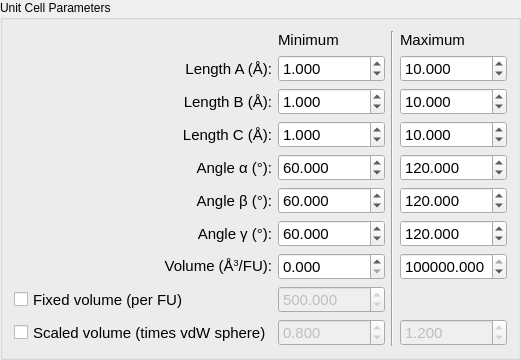
    <widget class="QGroupBox" name="groupBox">
     <property name="sizePolicy">
      <sizepolicy hsizetype="Preferred" vsizetype="Minimum">
       <horstretch>0</horstretch>
       <verstretch>0</verstretch>
      </sizepolicy>
     </property>
     <property name="minimumSize">
      <size>
       <width>0</width>
       <height>300</height>
      </size>
     </property>
     <property name="title">
      <string>Unit Cell Parameters</string>
     </property>
     <layout class="QGridLayout" name="gridLayout_3">
      <item row="3" column="3">
       <widget class="QDoubleSpinBox" name="spin_c_max">
        <property name="sizePolicy">
         <sizepolicy hsizetype="Minimum" vsizetype="Preferred">
          <horstretch>0</horstretch>
          <verstretch>0</verstretch>
         </sizepolicy>
        </property>
        <property name="font">
         <font>
          <pointsize>11</pointsize>
         </font>
        </property>
        <property name="decimals">
         <number>3</number>
        </property>
        <property name="maximum">
         <double>9999.989999999999782</double>
        </property>
        <property name="singleStep">
         <double>0.100000000000000</double>
        </property>
        <property name="value">
         <double>10.000000000000000</double>
        </property>
       </widget>
      </item>
      <item row="2" column="1">
       <widget class="QDoubleSpinBox" name="spin_b_min">
        <property name="sizePolicy">
         <sizepolicy hsizetype="Minimum" vsizetype="Preferred">
          <horstretch>0</horstretch>
          <verstretch>0</verstretch>
         </sizepolicy>
        </property>
        <property name="font">
         <font>
          <pointsize>11</pointsize>
         </font>
        </property>
        <property name="alignment">
         <set>Qt::AlignLeading|Qt::AlignLeft|Qt::AlignVCenter</set>
        </property>
        <property name="decimals">
         <number>3</number>
        </property>
        <property name="singleStep">
         <double>0.100000000000000</double>
        </property>
        <property name="value">
         <double>1.000000000000000</double>
        </property>
       </widget>
      </item>
      <item row="0" column="2" rowspan="10">
       <widget class="Line" name="line">
        <property name="orientation">
         <enum>Qt::Vertical</enum>
        </property>
       </widget>
      </item>
      <item row="5" column="0">
       <widget class="QLabel" name="label_8">
        <property name="sizePolicy">
         <sizepolicy hsizetype="Preferred" vsizetype="Minimum">
          <horstretch>0</horstretch>
          <verstretch>0</verstretch>
         </sizepolicy>
        </property>
        <property name="font">
         <font>
          <pointsize>11</pointsize>
         </font>
        </property>
        <property name="text">
         <string>Angle β (°):</string>
        </property>
        <property name="alignment">
         <set>Qt::AlignRight|Qt::AlignTrailing|Qt::AlignVCenter</set>
        </property>
        <property name="buddy">
         <cstring>spin_beta_min</cstring>
        </property>
       </widget>
      </item>
      <item row="6" column="0">
       <widget class="QLabel" name="label_11">
        <property name="sizePolicy">
         <sizepolicy hsizetype="Preferred" vsizetype="Minimum">
          <horstretch>0</horstretch>
          <verstretch>0</verstretch>
         </sizepolicy>
        </property>
        <property name="font">
         <font>
          <pointsize>11</pointsize>
         </font>
        </property>
        <property name="text">
         <string>Angle γ (°):</string>
        </property>
        <property name="alignment">
         <set>Qt::AlignRight|Qt::AlignTrailing|Qt::AlignVCenter</set>
        </property>
        <property name="buddy">
         <cstring>spin_gamma_min</cstring>
        </property>
       </widget>
      </item>
      <item row="9" column="0">
       <widget class="QCheckBox" name="cb_scaledVolume">
        <property name="enabled">
         <bool>true</bool>
        </property>
        <property name="sizePolicy">
         <sizepolicy hsizetype="Minimum" vsizetype="Minimum">
          <horstretch>0</horstretch>
          <verstretch>0</verstretch>
         </sizepolicy>
        </property>
        <property name="font">
         <font>
          <pointsize>11</pointsize>
         </font>
        </property>
        <property name="toolTip">
         <string>&lt;html&gt;&lt;head/&gt;&lt;body&gt;&lt;p&gt;If set, and with non-zero values for minimum and maximum scaling factor, the unit cell volume limits will be set to the total volume of van der Waals spheres of all atoms in one formula unit times the scaling factors.&lt;/p&gt;&lt;p&gt;If the scaling factors are equal, or the minimum is greater than maximum, this will correspond to a &amp;quot;fixed volume&amp;quot; setting.&lt;/p&gt;&lt;p&gt;As an example, the minimum and maximum of the scaling factor can be 0.8 and 1.2.&lt;/p&gt;&lt;/body&gt;&lt;/html&gt;</string>
        </property>
        <property name="text">
         <string>Scaled volume (times vdW sphere)</string>
        </property>
       </widget>
      </item>
      <item row="0" column="1">
       <widget class="QLabel" name="label_6">
        <property name="sizePolicy">
         <sizepolicy hsizetype="Minimum" vsizetype="Minimum">
          <horstretch>0</horstretch>
          <verstretch>0</verstretch>
         </sizepolicy>
        </property>
        <property name="font">
         <font>
          <pointsize>11</pointsize>
         </font>
        </property>
        <property name="text">
         <string>Minimum</string>
        </property>
        <property name="alignment">
         <set>Qt::AlignLeading|Qt::AlignLeft|Qt::AlignVCenter</set>
        </property>
       </widget>
      </item>
      <item row="3" column="1">
       <widget class="QDoubleSpinBox" name="spin_c_min">
        <property name="sizePolicy">
         <sizepolicy hsizetype="Minimum" vsizetype="Preferred">
          <horstretch>0</horstretch>
          <verstretch>0</verstretch>
         </sizepolicy>
        </property>
        <property name="font">
         <font>
          <pointsize>11</pointsize>
         </font>
        </property>
        <property name="alignment">
         <set>Qt::AlignLeading|Qt::AlignLeft|Qt::AlignVCenter</set>
        </property>
        <property name="decimals">
         <number>3</number>
        </property>
        <property name="singleStep">
         <double>0.100000000000000</double>
        </property>
        <property name="value">
         <double>1.000000000000000</double>
        </property>
       </widget>
      </item>
      <item row="4" column="1">
       <widget class="QDoubleSpinBox" name="spin_alpha_min">
        <property name="sizePolicy">
         <sizepolicy hsizetype="Minimum" vsizetype="Preferred">
          <horstretch>0</horstretch>
          <verstretch>0</verstretch>
         </sizepolicy>
        </property>
        <property name="font">
         <font>
          <pointsize>11</pointsize>
         </font>
        </property>
        <property name="alignment">
         <set>Qt::AlignLeading|Qt::AlignLeft|Qt::AlignVCenter</set>
        </property>
        <property name="decimals">
         <number>3</number>
        </property>
        <property name="maximum">
         <double>180.000000000000000</double>
        </property>
        <property name="singleStep">
         <double>0.100000000000000</double>
        </property>
        <property name="value">
         <double>60.000000000000000</double>
        </property>
       </widget>
      </item>
      <item row="1" column="1">
       <widget class="QDoubleSpinBox" name="spin_a_min">
        <property name="sizePolicy">
         <sizepolicy hsizetype="Minimum" vsizetype="Preferred">
          <horstretch>0</horstretch>
          <verstretch>0</verstretch>
         </sizepolicy>
        </property>
        <property name="font">
         <font>
          <pointsize>11</pointsize>
         </font>
        </property>
        <property name="alignment">
         <set>Qt::AlignLeading|Qt::AlignLeft|Qt::AlignVCenter</set>
        </property>
        <property name="decimals">
         <number>3</number>
        </property>
        <property name="singleStep">
         <double>0.100000000000000</double>
        </property>
        <property name="value">
         <double>1.000000000000000</double>
        </property>
       </widget>
      </item>
      <item row="6" column="1">
       <widget class="QDoubleSpinBox" name="spin_gamma_min">
        <property name="sizePolicy">
         <sizepolicy hsizetype="Minimum" vsizetype="Preferred">
          <horstretch>0</horstretch>
          <verstretch>0</verstretch>
         </sizepolicy>
        </property>
        <property name="font">
         <font>
          <pointsize>11</pointsize>
         </font>
        </property>
        <property name="alignment">
         <set>Qt::AlignLeading|Qt::AlignLeft|Qt::AlignVCenter</set>
        </property>
        <property name="decimals">
         <number>3</number>
        </property>
        <property name="maximum">
         <double>180.000000000000000</double>
        </property>
        <property name="singleStep">
         <double>0.100000000000000</double>
        </property>
        <property name="value">
         <double>60.000000000000000</double>
        </property>
       </widget>
      </item>
      <item row="4" column="0">
       <widget class="QLabel" name="label_4">
        <property name="sizePolicy">
         <sizepolicy hsizetype="Preferred" vsizetype="Minimum">
          <horstretch>0</horstretch>
          <verstretch>0</verstretch>
         </sizepolicy>
        </property>
        <property name="font">
         <font>
          <pointsize>11</pointsize>
         </font>
        </property>
        <property name="text">
         <string>Angle α (°):</string>
        </property>
        <property name="alignment">
         <set>Qt::AlignRight|Qt::AlignTrailing|Qt::AlignVCenter</set>
        </property>
        <property name="buddy">
         <cstring>spin_alpha_min</cstring>
        </property>
       </widget>
      </item>
      <item row="2" column="0">
       <widget class="QLabel" name="label_3">
        <property name="sizePolicy">
         <sizepolicy hsizetype="Preferred" vsizetype="Minimum">
          <horstretch>0</horstretch>
          <verstretch>0</verstretch>
         </sizepolicy>
        </property>
        <property name="font">
         <font>
          <pointsize>11</pointsize>
         </font>
        </property>
        <property name="text">
         <string>Length B (Å):</string>
        </property>
        <property name="alignment">
         <set>Qt::AlignRight|Qt::AlignTrailing|Qt::AlignVCenter</set>
        </property>
        <property name="buddy">
         <cstring>spin_b_min</cstring>
        </property>
       </widget>
      </item>
      <item row="9" column="3">
       <widget class="QDoubleSpinBox" name="spin_scaledVolMax">
        <property name="enabled">
         <bool>false</bool>
        </property>
        <property name="sizePolicy">
         <sizepolicy hsizetype="Minimum" vsizetype="Preferred">
          <horstretch>0</horstretch>
          <verstretch>0</verstretch>
         </sizepolicy>
        </property>
        <property name="font">
         <font>
          <pointsize>11</pointsize>
         </font>
        </property>
        <property name="decimals">
         <number>3</number>
        </property>
        <property name="maximum">
         <double>999.990000000000009</double>
        </property>
        <property name="singleStep">
         <double>0.050000000000000</double>
        </property>
        <property name="value">
         <double>1.200000000000000</double>
        </property>
       </widget>
      </item>
      <item row="5" column="1">
       <widget class="QDoubleSpinBox" name="spin_beta_min">
        <property name="sizePolicy">
         <sizepolicy hsizetype="Minimum" vsizetype="Preferred">
          <horstretch>0</horstretch>
          <verstretch>0</verstretch>
         </sizepolicy>
        </property>
        <property name="font">
         <font>
          <pointsize>11</pointsize>
         </font>
        </property>
        <property name="alignment">
         <set>Qt::AlignLeading|Qt::AlignLeft|Qt::AlignVCenter</set>
        </property>
        <property name="decimals">
         <number>3</number>
        </property>
        <property name="maximum">
         <double>180.000000000000000</double>
        </property>
        <property name="singleStep">
         <double>0.100000000000000</double>
        </property>
        <property name="value">
         <double>60.000000000000000</double>
        </property>
       </widget>
      </item>
      <item row="1" column="3">
       <widget class="QDoubleSpinBox" name="spin_a_max">
        <property name="sizePolicy">
         <sizepolicy hsizetype="Minimum" vsizetype="Preferred">
          <horstretch>0</horstretch>
          <verstretch>0</verstretch>
         </sizepolicy>
        </property>
        <property name="font">
         <font>
          <pointsize>11</pointsize>
         </font>
        </property>
        <property name="decimals">
         <number>3</number>
        </property>
        <property name="maximum">
         <double>9999.989999999999782</double>
        </property>
        <property name="singleStep">
         <double>0.100000000000000</double>
        </property>
        <property name="value">
         <double>10.000000000000000</double>
        </property>
       </widget>
      </item>
      <item row="4" column="3">
       <widget class="QDoubleSpinBox" name="spin_alpha_max">
        <property name="sizePolicy">
         <sizepolicy hsizetype="Minimum" vsizetype="Preferred">
          <horstretch>0</horstretch>
          <verstretch>0</verstretch>
         </sizepolicy>
        </property>
        <property name="font">
         <font>
          <pointsize>11</pointsize>
         </font>
        </property>
        <property name="decimals">
         <number>3</number>
        </property>
        <property name="maximum">
         <double>180.000000000000000</double>
        </property>
        <property name="singleStep">
         <double>0.100000000000000</double>
        </property>
        <property name="value">
         <double>120.000000000000000</double>
        </property>
       </widget>
      </item>
      <item row="7" column="1">
       <widget class="QDoubleSpinBox" name="spin_vol_min">
        <property name="sizePolicy">
         <sizepolicy hsizetype="Minimum" vsizetype="Preferred">
          <horstretch>0</horstretch>
          <verstretch>0</verstretch>
         </sizepolicy>
        </property>
        <property name="font">
         <font>
          <pointsize>11</pointsize>
         </font>
        </property>
        <property name="decimals">
         <number>3</number>
        </property>
        <property name="maximum">
         <double>1000000.000000000000000</double>
        </property>
        <property name="singleStep">
         <double>1.000000000000000</double>
        </property>
        <property name="value">
         <double>0.000000000000000</double>
        </property>
       </widget>
      </item>
      <item row="8" column="0">
       <widget class="QCheckBox" name="cb_fixedVolume">
        <property name="sizePolicy">
         <sizepolicy hsizetype="Minimum" vsizetype="Minimum">
          <horstretch>0</horstretch>
          <verstretch>0</verstretch>
         </sizepolicy>
        </property>
        <property name="font">
         <font>
          <pointsize>11</pointsize>
         </font>
        </property>
        <property name="toolTip">
         <string>Use this to specify a starting volume for the structure before optimizing.</string>
        </property>
        <property name="text">
         <string>Fixed volume (per FU)</string>
        </property>
       </widget>
      </item>
      <item row="7" column="0">
       <widget class="QLabel" name="label_18">
        <property name="sizePolicy">
         <sizepolicy hsizetype="Preferred" vsizetype="Minimum">
          <horstretch>0</horstretch>
          <verstretch>0</verstretch>
         </sizepolicy>
        </property>
        <property name="font">
         <font>
          <pointsize>11</pointsize>
         </font>
        </property>
        <property name="text">
         <string>&lt;html&gt;&lt;head/&gt;&lt;body&gt;&lt;p&gt;Volume (Å&lt;span style=&quot; vertical-align:super;&quot;&gt;3&lt;/span&gt;/FU):&lt;/p&gt;&lt;/body&gt;&lt;/html&gt;</string>
        </property>
        <property name="alignment">
         <set>Qt::AlignRight|Qt::AlignTrailing|Qt::AlignVCenter</set>
        </property>
        <property name="buddy">
         <cstring>spin_c_min</cstring>
        </property>
       </widget>
      </item>
      <item row="3" column="0">
       <widget class="QLabel" name="label_2">
        <property name="sizePolicy">
         <sizepolicy hsizetype="Preferred" vsizetype="Minimum">
          <horstretch>0</horstretch>
          <verstretch>0</verstretch>
         </sizepolicy>
        </property>
        <property name="font">
         <font>
          <pointsize>11</pointsize>
         </font>
        </property>
        <property name="text">
         <string>Length C (Å):</string>
        </property>
        <property name="alignment">
         <set>Qt::AlignRight|Qt::AlignTrailing|Qt::AlignVCenter</set>
        </property>
        <property name="buddy">
         <cstring>spin_c_min</cstring>
        </property>
       </widget>
      </item>
      <item row="0" column="3">
       <widget class="QLabel" name="label_7">
        <property name="sizePolicy">
         <sizepolicy hsizetype="Preferred" vsizetype="Minimum">
          <horstretch>0</horstretch>
          <verstretch>0</verstretch>
         </sizepolicy>
        </property>
        <property name="font">
         <font>
          <pointsize>11</pointsize>
         </font>
        </property>
        <property name="text">
         <string>Maximum</string>
        </property>
        <property name="alignment">
         <set>Qt::AlignLeading|Qt::AlignLeft|Qt::AlignVCenter</set>
        </property>
       </widget>
      </item>
      <item row="2" column="3">
       <widget class="QDoubleSpinBox" name="spin_b_max">
        <property name="sizePolicy">
         <sizepolicy hsizetype="Minimum" vsizetype="Preferred">
          <horstretch>0</horstretch>
          <verstretch>0</verstretch>
         </sizepolicy>
        </property>
        <property name="font">
         <font>
          <pointsize>11</pointsize>
         </font>
        </property>
        <property name="decimals">
         <number>3</number>
        </property>
        <property name="maximum">
         <double>9999.989999999999782</double>
        </property>
        <property name="singleStep">
         <double>0.100000000000000</double>
        </property>
        <property name="value">
         <double>10.000000000000000</double>
        </property>
       </widget>
      </item>
      <item row="5" column="3">
       <widget class="QDoubleSpinBox" name="spin_beta_max">
        <property name="sizePolicy">
         <sizepolicy hsizetype="Minimum" vsizetype="Preferred">
          <horstretch>0</horstretch>
          <verstretch>0</verstretch>
         </sizepolicy>
        </property>
        <property name="font">
         <font>
          <pointsize>11</pointsize>
         </font>
        </property>
        <property name="decimals">
         <number>3</number>
        </property>
        <property name="maximum">
         <double>180.000000000000000</double>
        </property>
        <property name="singleStep">
         <double>0.100000000000000</double>
        </property>
        <property name="value">
         <double>120.000000000000000</double>
        </property>
       </widget>
      </item>
      <item row="1" column="0">
       <widget class="QLabel" name="label_5">
        <property name="sizePolicy">
         <sizepolicy hsizetype="Preferred" vsizetype="Minimum">
          <horstretch>0</horstretch>
          <verstretch>0</verstretch>
         </sizepolicy>
        </property>
        <property name="font">
         <font>
          <pointsize>11</pointsize>
         </font>
        </property>
        <property name="text">
         <string>Length A (Å):</string>
        </property>
        <property name="alignment">
         <set>Qt::AlignRight|Qt::AlignTrailing|Qt::AlignVCenter</set>
        </property>
        <property name="buddy">
         <cstring>spin_a_min</cstring>
        </property>
       </widget>
      </item>
      <item row="8" column="1">
       <widget class="QDoubleSpinBox" name="spin_fixedVolume">
        <property name="enabled">
         <bool>false</bool>
        </property>
        <property name="sizePolicy">
         <sizepolicy hsizetype="Minimum" vsizetype="Preferred">
          <horstretch>0</horstretch>
          <verstretch>0</verstretch>
         </sizepolicy>
        </property>
        <property name="font">
         <font>
          <pointsize>11</pointsize>
         </font>
        </property>
        <property name="toolTip">
         <string>Use this to specify a starting volume for the structure before optimizing.</string>
        </property>
        <property name="decimals">
         <number>3</number>
        </property>
        <property name="maximum">
         <double>999999.000000000000000</double>
        </property>
        <property name="singleStep">
         <double>0.100000000000000</double>
        </property>
        <property name="value">
         <double>500.000000000000000</double>
        </property>
       </widget>
      </item>
      <item row="9" column="1">
       <widget class="QDoubleSpinBox" name="spin_scaledVolMin">
        <property name="enabled">
         <bool>false</bool>
        </property>
        <property name="sizePolicy">
         <sizepolicy hsizetype="Minimum" vsizetype="Preferred">
          <horstretch>0</horstretch>
          <verstretch>0</verstretch>
         </sizepolicy>
        </property>
        <property name="font">
         <font>
          <pointsize>11</pointsize>
         </font>
        </property>
        <property name="decimals">
         <number>3</number>
        </property>
        <property name="maximum">
         <double>999.990000000000009</double>
        </property>
        <property name="singleStep">
         <double>0.050000000000000</double>
        </property>
        <property name="value">
         <double>0.800000000000000</double>
        </property>
       </widget>
      </item>
      <item row="7" column="3">
       <widget class="QDoubleSpinBox" name="spin_vol_max">
        <property name="sizePolicy">
         <sizepolicy hsizetype="Minimum" vsizetype="Preferred">
          <horstretch>0</horstretch>
          <verstretch>0</verstretch>
         </sizepolicy>
        </property>
        <property name="font">
         <font>
          <pointsize>11</pointsize>
         </font>
        </property>
        <property name="decimals">
         <number>3</number>
        </property>
        <property name="maximum">
         <double>1000000.000000000000000</double>
        </property>
        <property name="singleStep">
         <double>1.000000000000000</double>
        </property>
        <property name="value">
         <double>1000000.000000000000000</double>
        </property>
       </widget>
      </item>
      <item row="6" column="3">
       <widget class="QDoubleSpinBox" name="spin_gamma_max">
        <property name="sizePolicy">
         <sizepolicy hsizetype="Minimum" vsizetype="Preferred">
          <horstretch>0</horstretch>
          <verstretch>0</verstretch>
         </sizepolicy>
        </property>
        <property name="font">
         <font>
          <pointsize>11</pointsize>
         </font>
        </property>
        <property name="decimals">
         <number>3</number>
        </property>
        <property name="maximum">
         <double>180.000000000000000</double>
        </property>
        <property name="singleStep">
         <double>0.100000000000000</double>
        </property>
        <property name="value">
         <double>120.000000000000000</double>
        </property>
       </widget>
      </item>
     </layout>
    </widget>
